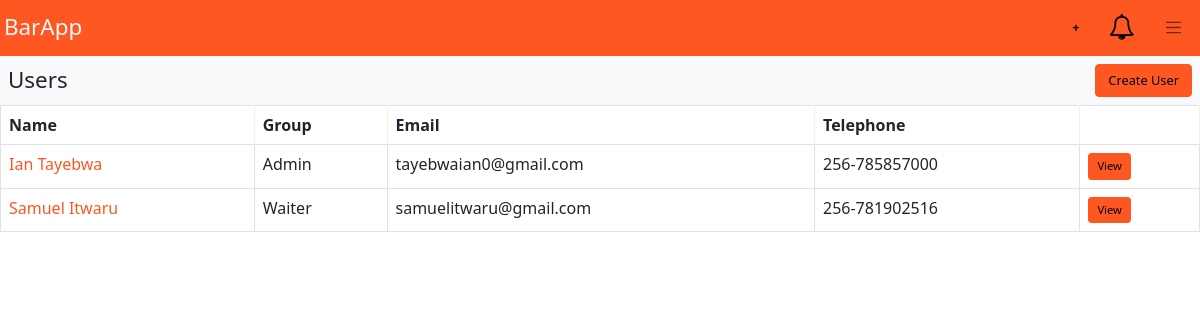
/profiles (signed in), run on the app's committed database.
### bar/models.py (models this page shows, shortened)
class Profile(models.Model):
    name = models.CharField(max_length=256)
    email = models.EmailField()
    telephone = models.CharField(max_length=16, null=True)
    user = models.OneToOneField(User, unique=False, on_delete=models.CASCADE)
    def roles(self):
    	return ', '.join([group.name for group in self.user.groups.all()])

### bar/views/profile.py (the view)
# urls.py: path('profiles', get_profiles, name='get_profiles'),
@login_required
def get_profiles(request):
	profiles = Profile.objects.all()
	context = {
		"profiles": profiles
	}
	return render(request, 'profile/profiles.html', context)

### templatetags/app_tags.py (called while the page is built)
@register.filter(name='has_group')
def has_group(user, group_name):
    return user.groups.filter(name=group_name).exists()

### bar/templates/profile/profiles.html (shortened to what this page needs)
{% extends 'base.html' %}
{% load app_tags %}
{% block body %}
	<div id="app">
        {% include 'index/nav.html' %}
    </div>
    <div class="d-flex bg-light p-2 justify-content-between">
        <h3 class="my-auto">Users</h3>
        <a href="{% url 'bar:create_user' %}" class="btn btn-primary">Create User</a>
    </div>
    <div class="overflow-auto">
        <table class="table table-bordered table-hover">
        	<thead>
        		<th>Name</th>
                <th>Group</th>
                <th>Email</th>
        		<th>Telephone</th>
        		<th></th>
        	</thead>
        	<tbody>
        		{% for profile in profiles %}
        		<tr>
                    <td><a href="{% url 'bar:get_profile' id=profile.id %}" class="nav-link p-0">{{profile.name}}</a></td>
                    <td>{{profile.roles}}</td>
        			<td>
                        {{profile.email}}<br>
                    </td>
                    <td>{{profile.telephone}}</td>
        			<td><a href="{% url 'bar:get_profile' id=profile.id %}" class="btn btn-primary btn-sm">View</a></td>
        		</tr>
        		{% endfor %}
        	</tbody>
        </table>
    </div>
{% endblock %}

### bar/static/css/style.css (style rules this page uses)
.table th { background-color: rgb(250, 151, 3) }
.table th { border-right: 2px solid rgb(252, 238, 212); }

### data on the page
Profile: name "Ian Tayebwa", roles "Admin", email "tayebwaian0@gmail.com", telephone "256-785857000"
Profile: name "Samuel Itwaru", roles "Waiter", email "samuelitwaru@gmail.com", telephone "256-781902516"
